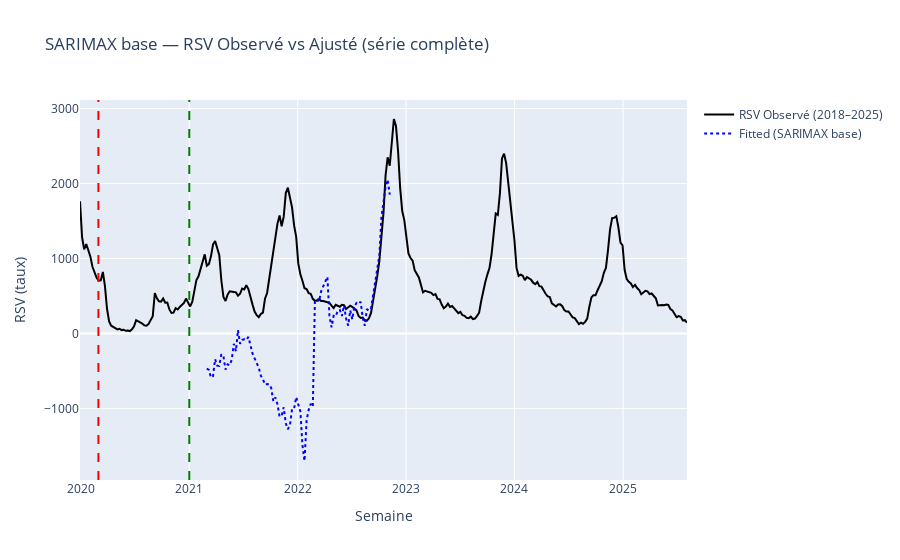
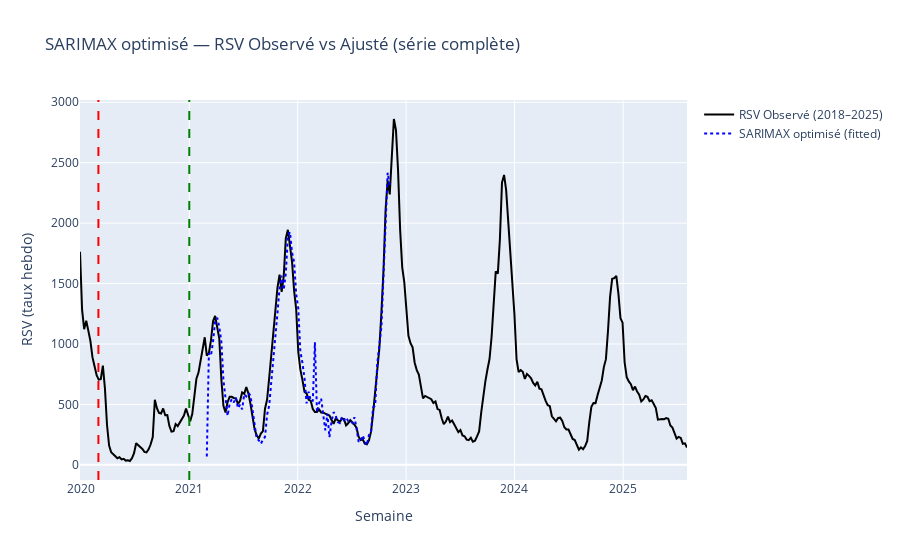

Write notebook code for charts like these, in order.
### Code cell
# ==========================================
# 🧱 BLOC 4 — SARIMAX (base + optimisé)
# ==========================================
import numpy as np
import pandas as pd
import statsmodels.api as sm
from statsmodels.tsa.statespace.sarimax import SARIMAX
from statsmodels.stats.diagnostic import acorr_ljungbox
import plotly.graph_objects as go

# --- Préconditions ---
assert "df_opt" in globals() and len(df_opt) > 40, "df_opt introuvable ou vide."
assert {"COVID_START", "VACC_START"}.issubset(set(globals().keys()))

# =======================================================
# 1️⃣ SARIMAX BASE
# =======================================================
df_sx = df_opt.copy().sort_index()
df_sx.index = pd.to_datetime(df_sx.index)

# Variables de rupture (ITS)
df_sx["post_covid"] = (df_sx.index >= COVID_START).astype(int)
df_sx["post_vacc"]  = (df_sx.index >= VACC_START).astype(int)
df_sx["t"] = np.arange(len(df_sx))
df_sx["t_post_covid"] = df_sx["t"] * df_sx["post_covid"]

# Variables exogènes (base)
exog_cols = ["cov12_lag", "MNP_lag", "work_lag", "tmean_z", "vacc_x_mnp",
             "post_covid", "post_vacc", "t_post_covid", "t"]
y = df_sx["RSV"].astype(float)
exog = df_sx[exog_cols].astype(float).replace([np.inf, -np.inf], np.nan).dropna()

mask = (~y.isna()) & (~exog.isna().any(axis=1))
y, exog = y.loc[mask], exog.loc[mask]

print(f"✅ Données SARIMAX prêtes : y={len(y)}, X={exog.shape[1]}")

# Grid-search restreinte sur (p,d,q) × (P,D,Q,52)
pdq_list  = [(p,d,q) for p in [0,1,2] for d in [0,1] for q in [0,1,2]]
PDQ_list  = [(P,1,Q,52) for P in [0,1] for Q in [0,1]]

best = {"aic": np.inf}
for order in pdq_list:
    for seas in PDQ_list:
        try:
            mod = SARIMAX(y, exog=exog, order=order, seasonal_order=seas,
                          enforce_stationarity=False, enforce_invertibility=False).fit(disp=False)
            if mod.aic < best["aic"]:
                best = {"aic": mod.aic, "bic": mod.bic, "order": order, "seasonal": seas, "model": mod}
        except Exception:
            continue

sarimax_base = best["model"]
print(f"🥇 SARIMAX base: order={best['order']}×{best['seasonal']} | AIC={best['aic']:.1f}")

# Diagnostic rapide
resid = sarimax_base.resid
dw = sm.stats.stattools.durbin_watson(resid)
lb = acorr_ljungbox(resid, lags=[8,12,24], return_df=True)[["lb_stat","lb_pvalue"]]
print(f"Durbin–Watson={dw:.3f}")
display(lb)

# Visualisation — série complète RSV
y_fit = sarimax_base.fittedvalues.reindex(y.index)
fig = go.Figure()
fig.add_trace(go.Scatter(x=rsv["date_monday"], y=rsv["RSV"],
                         mode="lines", name="RSV Observé (2018–2025)", line=dict(width=2, color="black")))
fig.add_trace(go.Scatter(x=y_fit.index, y=y_fit,
                         mode="lines", name="Fitted (SARIMAX base)", line=dict(dash="dot", color="blue")))
fig.add_vline(x=COVID_START, line_dash="dash", line_color="red")
fig.add_vline(x=VACC_START, line_dash="dash", line_color="green")
fig.update_layout(title="SARIMAX base — RSV Observé vs Ajusté (série complète)",
                  xaxis_title="Semaine", yaxis_title="RSV (taux)")
fig.show()

# =======================================================
# 2️⃣ SARIMAX OPTIMISÉ
# =======================================================
candidate_pdq = [(p,1,q) for p in range(0,4) for q in range(0,4)]
candidate_PDQ = [(P,1,Q,52) for P in [0,1] for Q in [0,1]]
best_opt = {"bic": np.inf}

for order in candidate_pdq:
    for seas in candidate_PDQ:
        try:
            mod = SARIMAX(y, exog=exog, order=order, seasonal_order=seas,
                          enforce_stationarity=False, enforce_invertibility=False).fit(disp=False)
            if mod.bic < best_opt["bic"]:
                best_opt = {"model": mod, "bic": mod.bic, "aic": mod.aic, "order": order, "seasonal": seas}
        except Exception:
            continue

sarimax_best = best_opt["model"]
print(f"🏆 SARIMAX optimisé: order={best_opt['order']}×{best_opt['seasonal']} | BIC={best_opt['bic']:.1f}")

# Pseudo-R²
y_fit = sarimax_best.fittedvalues.reindex(y.index)
ss_res = ((y - y_fit)**2).sum()
ss_tot = ((y - y.mean())**2).sum()
pseudo_r2 = 1 - ss_res/ss_tot
print(f"Pseudo-R² ≈ {pseudo_r2:.3f}")

# Diagnostics
resid = sarimax_best.resid
dw = sm.stats.stattools.durbin_watson(resid)
lb = acorr_ljungbox(resid, lags=[8,12,24], return_df=True)[["lb_stat","lb_pvalue"]]
print(f"Durbin–Watson={dw:.3f}")
display(lb)

# Visualisation finale — série complète RSV
fig = go.Figure()
fig.add_trace(go.Scatter(x=rsv["date_monday"], y=rsv["RSV"],
                         mode="lines", name="RSV Observé (2018–2025)", line=dict(width=2, color="black")))
fig.add_trace(go.Scatter(x=y_fit.index, y=y_fit,
                         mode="lines", name="SARIMAX optimisé (fitted)", line=dict(dash="dot", color="blue")))
fig.add_vline(x=COVID_START, line_dash="dash", line_color="red")
fig.add_vline(x=VACC_START, line_dash="dash", line_color="green")
fig.update_layout(title="SARIMAX optimisé — RSV Observé vs Ajusté (série complète)",
                  xaxis_title="Semaine", yaxis_title="RSV (taux hebdo)")
fig.show()

print("✅ BLOC 4 terminé — objets clés : sarimax_base, sarimax_best, pseudo_r2")

### Figure 1 — Plotly figure (JSON) as saved in the notebook; plotly's stock layout.template omitted (floating-point values rounded to 4 significant figures; data arrays with more than 128 entries replaced by an {"elided": "..."} marker saying what was removed)
{"data": [{"line": {"color": "black", "width": 2}, "mode": "lines", "name": "RSV Observé (2018–2025)", "type": "scatter", "x": {"elided": "293 str values"}, "y": {"elided": "293 float values"}}, {"line": {"color": "blue", "dash": "dot"}, "mode": "lines", "name": "Fitted (SARIMAX base)", "type": "scatter", "x": ["2021-03-01T00:00:00.000000000", "2021-03-08T00:00:00.000000000", "2021-03-15T00:00:00.000000000", "2021-03-22T00:00:00.000000000", "2021-03-29T00:00:00.000000000", "2021-04-05T00:00:00.000000000", "2021-04-12T00:00:00.000000000", "2021-04-19T00:00:00.000000000", "2021-04-26T00:00:00.000000000", "2021-05-03T00:00:00.000000000", "2021-05-10T00:00:00.000000000", "2021-05-17T00:00:00.000000000", "2021-05-24T00:00:00.000000000", "2021-05-31T00:00:00.000000000", "2021-06-07T00:00:00.000000000", "2021-06-14T00:00:00.000000000", "2021-06-21T00:00:00.000000000", "2021-06-28T00:00:00.000000000", "2021-07-05T00:00:00.000000000", "2021-07-12T00:00:00.000000000", "2021-07-19T00:00:00.000000000", "2021-07-26T00:00:00.000000000", "2021-08-02T00:00:00.000000000", "2021-08-09T00:00:00.000000000", "2021-08-16T00:00:00.000000000", "2021-08-23T00:00:00.000000000", "2021-08-30T00:00:00.000000000", "2021-09-06T00:00:00.000000000", "2021-09-13T00:00:00.000000000", "2021-09-20T00:00:00.000000000", "2021-09-27T00:00:00.000000000", "2021-10-04T00:00:00.000000000", "2021-10-11T00:00:00.000000000", "2021-10-18T00:00:00.000000000", "2021-10-25T00:00:00.000000000", "2021-11-01T00:00:00.000000000", "2021-11-08T00:00:00.000000000", "2021-11-15T00:00:00.000000000", "2021-11-22T00:00:00.000000000", "2021-11-29T00:00:00.000000000", "2021-12-06T00:00:00.000000000", "2021-12-13T00:00:00.000000000", "2021-12-20T00:00:00.000000000", "2021-12-27T00:00:00.000000000", "2022-01-03T00:00:00.000000000", "2022-01-10T00:00:00.000000000", "2022-01-17T00:00:00.000000000", "2022-01-24T00:00:00.000000000", "2022-01-31T00:00:00.000000000", "2022-02-07T00:00:00.000000000", "2022-02-14T00:00:00.000000000", "2022-02-21T00:00:00.000000000", "2022-02-28T00:00:00.000000000", "2022-03-07T00:00:00.000000000", "2022-03-14T00:00:00.000000000", "2022-03-21T00:00:00.000000000", "2022-03-28T00:00:00.000000000", "2022-04-04T00:00:00.000000000", "2022-04-11T00:00:00.000000000", "2022-04-18T00:00:00.000000000", "2022-04-25T00:00:00.000000000", "2022-05-02T00:00:00.000000000", "2022-05-09T00:00:00.000000000", "2022-05-16T00:00:00.000000000", "2022-05-23T00:00:00.000000000", "2022-05-30T00:00:00.000000000", "2022-06-06T00:00:00.000000000", "2022-06-13T00:00:00.000000000", "2022-06-20T00:00:00.000000000", "2022-06-27T00:00:00.000000000", "2022-07-04T00:00:00.000000000", "2022-07-11T00:00:00.000000000", "2022-07-18T00:00:00.000000000", "2022-07-25T00:00:00.000000000", "2022-08-01T00:00:00.000000000", "2022-08-08T00:00:00.000000000", "2022-08-15T00:00:00.000000000", "2022-08-22T00:00:00.000000000", "2022-08-29T00:00:00.000000000", "2022-09-05T00:00:00.000000000", "2022-09-12T00:00:00.000000000", "2022-09-19T00:00:00.000000000", "2022-09-26T00:00:00.000000000", "2022-10-03T00:00:00.000000000", "2022-10-10T00:00:00.000000000", "2022-10-17T00:00:00.000000000", "2022-10-24T00:00:00.000000000", "2022-10-31T00:00:00.000000000", "2022-11-07T00:00:00.000000000"], "y": [-467.1, -486.4, -586.6, -569.2, -342.2, -429.4, -432.6, -275.7, -305.3, -483.5, -411.8, -424.5, -349.3, -139.0, -235.9, 44.63, -136.9, -86.19, -77.28, -88.5, -45.51, -155.0, -269.8, -332.4, -401.0, -455.7, -563.4, -609.6, -682.0, -674.3, -678.1, -729.2, -904.7, -852.7, -942.8, -1109.0, -1097.0, -984.8, -1200.0, -1278.0, -1221.0, -1009.0, -1004.0, -848.1, -945.8, -1036.0, -1485.0, -1702.0, -1160.0, -1019.0, -939.1, -976.4, 431.8, 461.3, 426.0, 562.9, 627.9, 695.4, 755.9, 234.6, 81.28, 234.7, 226.4, 305.2, 313.6, 232.8, 374.3, 199.0, 104.6, 308.6, 187.9, 361.5, 406.4, 392.2, 423.1, 211.1, 102.1, 324.8, 302.9, 334.5, 520.3, 637.4, 868.6, 1039.0, 1548.0, 1748.0, 1955.0, 2054.0, 1854.0]}], "layout": {"shapes": [{"line": {"color": "red", "dash": "dash"}, "type": "line", "x0": "2020-03-01T00:00:00", "x1": "2020-03-01T00:00:00", "xref": "x", "y0": 0, "y1": 1, "yref": "y domain"}, {"line": {"color": "green", "dash": "dash"}, "type": "line", "x0": "2021-01-01T00:00:00", "x1": "2021-01-01T00:00:00", "xref": "x", "y0": 0, "y1": 1, "yref": "y domain"}], "title": {"text": "SARIMAX base — RSV Observé vs Ajusté (série complète)"}, "xaxis": {"title": {"text": "Semaine"}}, "yaxis": {"title": {"text": "RSV (taux)"}}}}

### Figure 2 — Plotly figure (JSON) as saved in the notebook; plotly's stock layout.template omitted (floating-point values rounded to 4 significant figures; data arrays with more than 128 entries replaced by an {"elided": "..."} marker saying what was removed)
{"data": [{"line": {"color": "black", "width": 2}, "mode": "lines", "name": "RSV Observé (2018–2025)", "type": "scatter", "x": {"elided": "293 str values"}, "y": {"elided": "293 float values"}}, {"line": {"color": "blue", "dash": "dot"}, "mode": "lines", "name": "SARIMAX optimisé (fitted)", "type": "scatter", "x": ["2021-03-01T00:00:00.000000000", "2021-03-08T00:00:00.000000000", "2021-03-15T00:00:00.000000000", "2021-03-22T00:00:00.000000000", "2021-03-29T00:00:00.000000000", "2021-04-05T00:00:00.000000000", "2021-04-12T00:00:00.000000000", "2021-04-19T00:00:00.000000000", "2021-04-26T00:00:00.000000000", "2021-05-03T00:00:00.000000000", "2021-05-10T00:00:00.000000000", "2021-05-17T00:00:00.000000000", "2021-05-24T00:00:00.000000000", "2021-05-31T00:00:00.000000000", "2021-06-07T00:00:00.000000000", "2021-06-14T00:00:00.000000000", "2021-06-21T00:00:00.000000000", "2021-06-28T00:00:00.000000000", "2021-07-05T00:00:00.000000000", "2021-07-12T00:00:00.000000000", "2021-07-19T00:00:00.000000000", "2021-07-26T00:00:00.000000000", "2021-08-02T00:00:00.000000000", "2021-08-09T00:00:00.000000000", "2021-08-16T00:00:00.000000000", "2021-08-23T00:00:00.000000000", "2021-08-30T00:00:00.000000000", "2021-09-06T00:00:00.000000000", "2021-09-13T00:00:00.000000000", "2021-09-20T00:00:00.000000000", "2021-09-27T00:00:00.000000000", "2021-10-04T00:00:00.000000000", "2021-10-11T00:00:00.000000000", "2021-10-18T00:00:00.000000000", "2021-10-25T00:00:00.000000000", "2021-11-01T00:00:00.000000000", "2021-11-08T00:00:00.000000000", "2021-11-15T00:00:00.000000000", "2021-11-22T00:00:00.000000000", "2021-11-29T00:00:00.000000000", "2021-12-06T00:00:00.000000000", "2021-12-13T00:00:00.000000000", "2021-12-20T00:00:00.000000000", "2021-12-27T00:00:00.000000000", "2022-01-03T00:00:00.000000000", "2022-01-10T00:00:00.000000000", "2022-01-17T00:00:00.000000000", "2022-01-24T00:00:00.000000000", "2022-01-31T00:00:00.000000000", "2022-02-07T00:00:00.000000000", "2022-02-14T00:00:00.000000000", "2022-02-21T00:00:00.000000000", "2022-02-28T00:00:00.000000000", "2022-03-07T00:00:00.000000000", "2022-03-14T00:00:00.000000000", "2022-03-21T00:00:00.000000000", "2022-03-28T00:00:00.000000000", "2022-04-04T00:00:00.000000000", "2022-04-11T00:00:00.000000000", "2022-04-18T00:00:00.000000000", "2022-04-25T00:00:00.000000000", "2022-05-02T00:00:00.000000000", "2022-05-09T00:00:00.000000000", "2022-05-16T00:00:00.000000000", "2022-05-23T00:00:00.000000000", "2022-05-30T00:00:00.000000000", "2022-06-06T00:00:00.000000000", "2022-06-13T00:00:00.000000000", "2022-06-20T00:00:00.000000000", "2022-06-27T00:00:00.000000000", "2022-07-04T00:00:00.000000000", "2022-07-11T00:00:00.000000000", "2022-07-18T00:00:00.000000000", "2022-07-25T00:00:00.000000000", "2022-08-01T00:00:00.000000000", "2022-08-08T00:00:00.000000000", "2022-08-15T00:00:00.000000000", "2022-08-22T00:00:00.000000000", "2022-08-29T00:00:00.000000000", "2022-09-05T00:00:00.000000000", "2022-09-12T00:00:00.000000000", "2022-09-19T00:00:00.000000000", "2022-09-26T00:00:00.000000000", "2022-10-03T00:00:00.000000000", "2022-10-10T00:00:00.000000000", "2022-10-17T00:00:00.000000000", "2022-10-24T00:00:00.000000000", "2022-10-31T00:00:00.000000000", "2022-11-07T00:00:00.000000000"], "y": [68.33, 922.8, 903.6, 1020.0, 1188.0, 1216.0, 1142.0, 1018.0, 701.2, 521.9, 405.5, 505.7, 542.4, 515.9, 556.2, 469.0, 497.7, 458.7, 583.3, 566.9, 594.0, 574.5, 461.3, 350.5, 214.2, 203.9, 173.7, 206.2, 231.0, 415.0, 488.6, 683.3, 860.0, 1051.0, 1258.0, 1461.0, 1566.0, 1447.0, 1586.0, 1893.0, 1927.0, 1757.0, 1677.0, 1413.0, 1294.0, 937.2, 844.6, 717.1, 508.5, 605.9, 526.7, 530.2, 1015.0, 436.2, 508.8, 548.2, 409.9, 285.7, 421.6, 229.1, 359.9, 436.1, 408.7, 353.2, 344.9, 395.7, 369.6, 392.5, 362.5, 365.2, 347.0, 393.7, 305.9, 195.0, 189.7, 243.0, 196.8, 162.1, 246.9, 269.9, 476.1, 488.6, 836.0, 986.9, 1140.0, 1566.0, 1976.0, 2417.0, 2310.0]}], "layout": {"shapes": [{"line": {"color": "red", "dash": "dash"}, "type": "line", "x0": "2020-03-01T00:00:00", "x1": "2020-03-01T00:00:00", "xref": "x", "y0": 0, "y1": 1, "yref": "y domain"}, {"line": {"color": "green", "dash": "dash"}, "type": "line", "x0": "2021-01-01T00:00:00", "x1": "2021-01-01T00:00:00", "xref": "x", "y0": 0, "y1": 1, "yref": "y domain"}], "title": {"text": "SARIMAX optimisé — RSV Observé vs Ajusté (série complète)"}, "xaxis": {"title": {"text": "Semaine"}}, "yaxis": {"title": {"text": "RSV (taux hebdo)"}}}}
